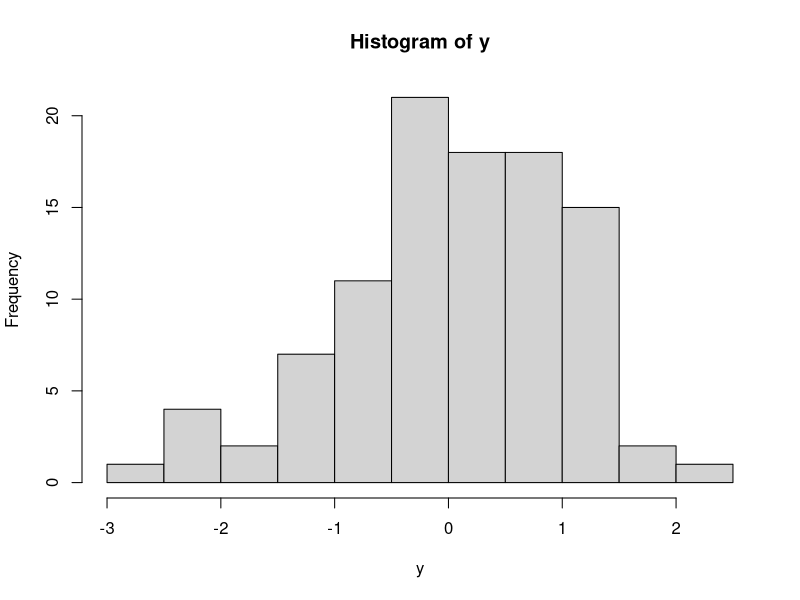
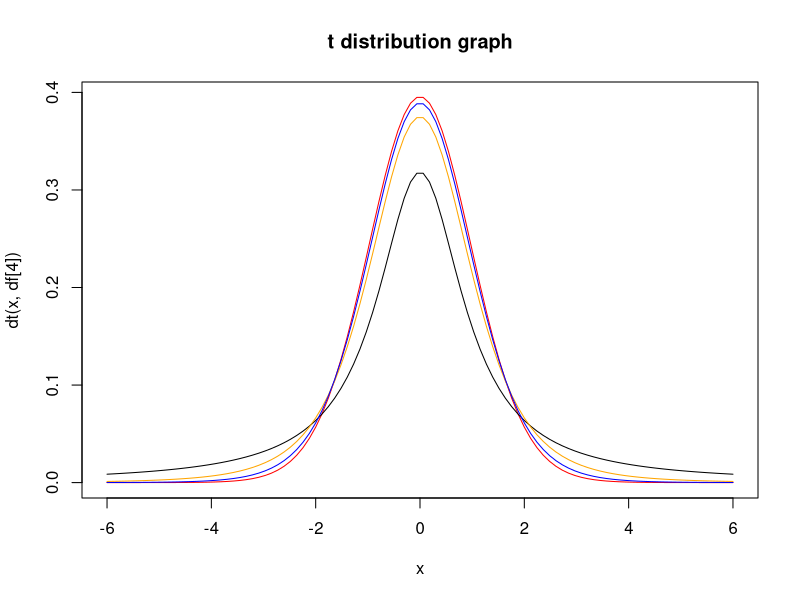
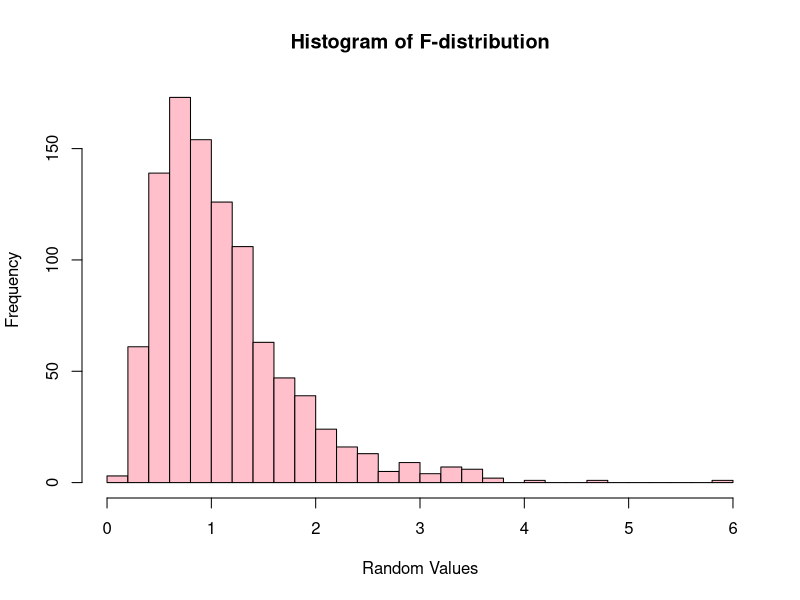

R code for these plots, in order:
#Q1
n=100
df=n-1
y=rt(n,df)
y
hist(y)

#Q2
n=100
df=c(2,10,25)
rchisq(n,df[1])
rchisq(n,df[2])
rchisq(n,df[3])

#Q3
x=seq(-6,6,length=100)
x
df=c(1,4,10,30)
dt(x,df[1])
dt(x,df[2])
dt(x,df[3])
dt(x,df[4])
colour=c("black","orange","blue","red")
plot(x,dt(x,df[4]),type="l",main="t distribution graph",col=colour[4])

for(i in 1:3){
  lines(x,dt(x,df[i]),type="l",col=colour[i]) #to draw lines of different degree of freedom on the same graph
}

#Q4
#(i)
qf(0.95,df1=10,df2=20)

#(ii)
x=1.5
v1=10
v2=20
S1=pf(x,df1=v1,df2=v2)
S1
S2=pf(x,df1=v1,df2=v2,lower.tail = FALSE)
S2
area=S1+S2
area

#(iii)
q=c(0.25,0.5,0.75,0.999)
v1=10
v2=20
qf(q[1],df1=v1,df2=v2)
qf(q[2],df1=v1,df2=v2)
qf(q[3],df1=v1,df2=v2)
qf(q[4],df1=v1,df2=v2)

#(iv)
v1=10
v2=20
random_values=rf(1000,v1,v2)
hist(random_values, breaks = 30, col = "pink", main = "Histogram of F-distribution",
     xlab = "Random Values", ylab = "Frequency")